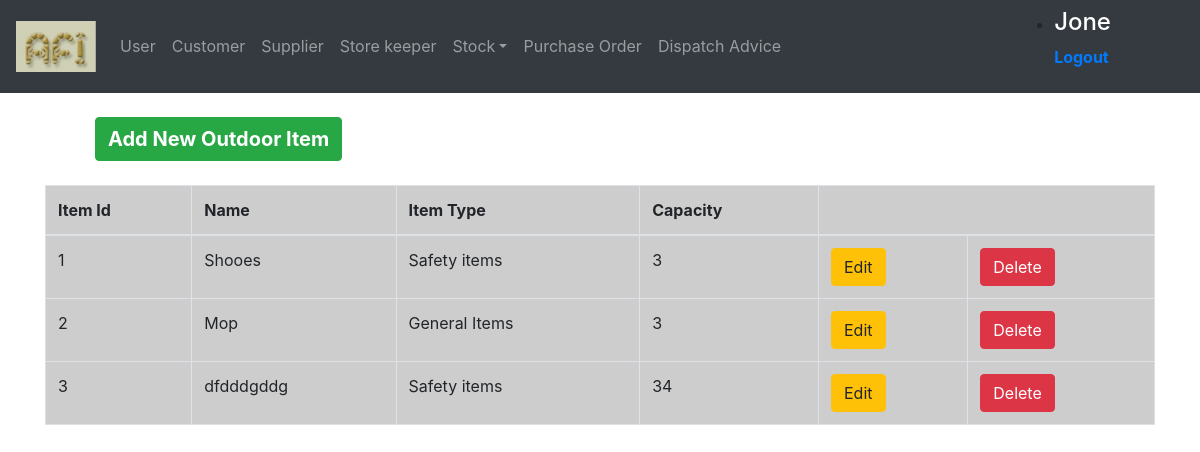
/outdoorStock/home.php (signed in), run on the app's committed database.
### tables this page shows
CREATE TABLE `outdoorstock` (
  `outStId` varchar(10) NOT NULL,
  `name` varchar(50) NOT NULL,
  `itemType` varchar(20) NOT NULL,
  `capacity` varchar(10) NOT NULL
);

### outdoorStock/home.php (the view, shortened to what this page needs)
<?php
  include '../login/dbconnection.php';
  $sql = "SELECT * FROM outdoorstock";
  $result = $conn->query($sql);
?>
<!DOCTYPE html>
<html lang="en">
<head>
  <link rel="stylesheet" href="../css/bootstrap.min.css">
  <link rel="stylesheet" type="text/css" href="../css/stock.css">
</head>
<body>
  <header><?php include '../login/nav.php'?></header>
  <div class="container">
    <br>
    <a href="insert.php" class="btn btn-success" id="Butt">Add New Outdoor Item</a>
    <br><br>
    <table class="table table-bordered">
      <thead>
        <tr>
          <th>Item Id</th>
          <th>Name</th>
          <th>Item Type</th>
          <th>Capacity</th>
          <th colspan="2"></th>
        </tr>
      </thead>
      <tbody>
        <?php
          if($result->num_rows > 0){
            while ($row = $result->fetch_assoc()) {
        ?>
              <tr>
                <td><?php echo $row['outStId'];?></td>
                <td><?php echo $row['name'];?></td>
                <td><?php echo $row['itemType'];?></td>
                <td><?php echo $row['capacity'];?></td>
                <td><a href="edit.php?id=<?=$row['outStId'];?>" class="btn btn-warning">Edit</a></td>
                <td><a href="delete.php?id=<?=$row['outStId'];?>" class="btn btn-danger">Delete</a></td>
              </tr>
              <?php
            }
          }
          else{
            echo "0 results";
          }
        ?>
      </tbody>
    </table>
  </div>
</body>
</html>

### css/stock.css (style rules this page uses)
body { background: url(../images/stock_bg.jpg); background-size: cover; background-position: top; }
#Butt { font-size: 20px; font-weight: bold; margin-left: 50px; }
table { background: rgba(194,193,193,0.8); }

### data on the page
outdoorstock: outStId "1", name "Shooes", itemType "Safety items", capacity "3"
outdoorstock: outStId "2", name "Mop", itemType "General Items", capacity "3"
outdoorstock: outStId "3", name "dfdddgddg", itemType "Safety items", capacity "34"

### other printed values
$_SESSION['username'] "Jone"
